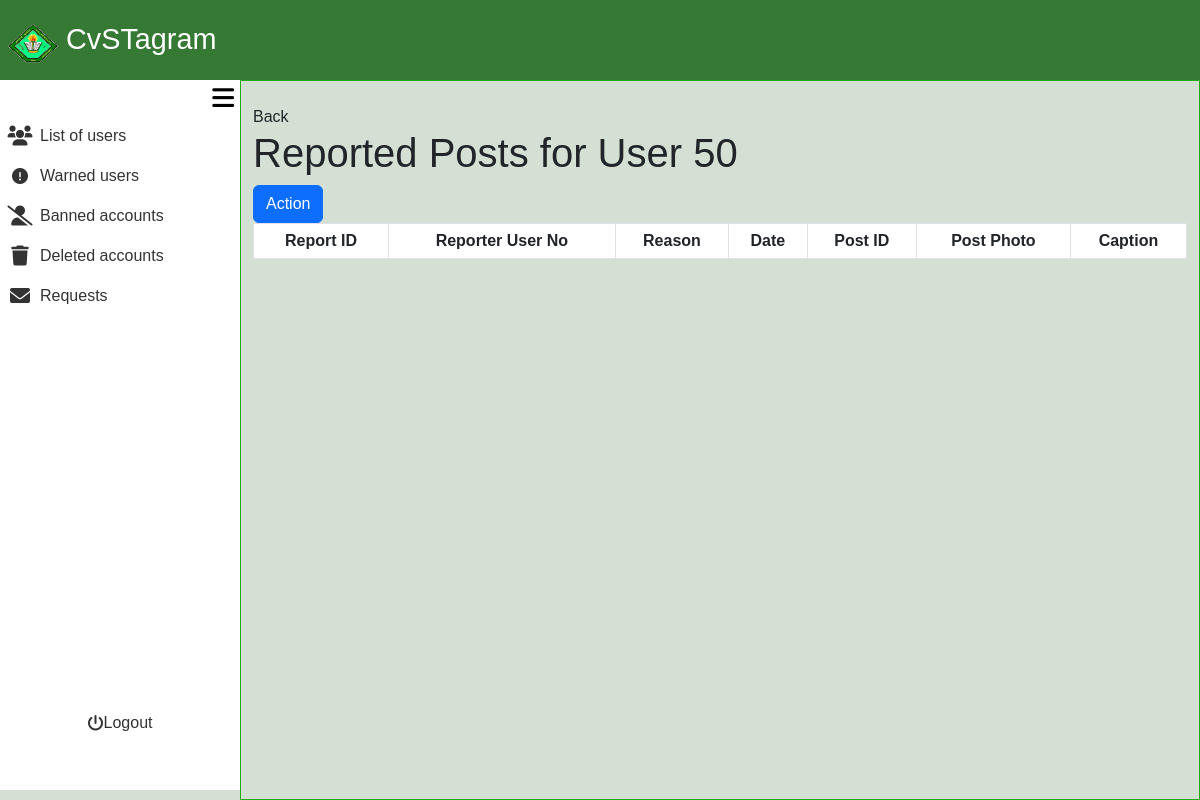
/admin_area/review_post.php?user_no=50 (signed in), run on an earlier commit of the app's database.
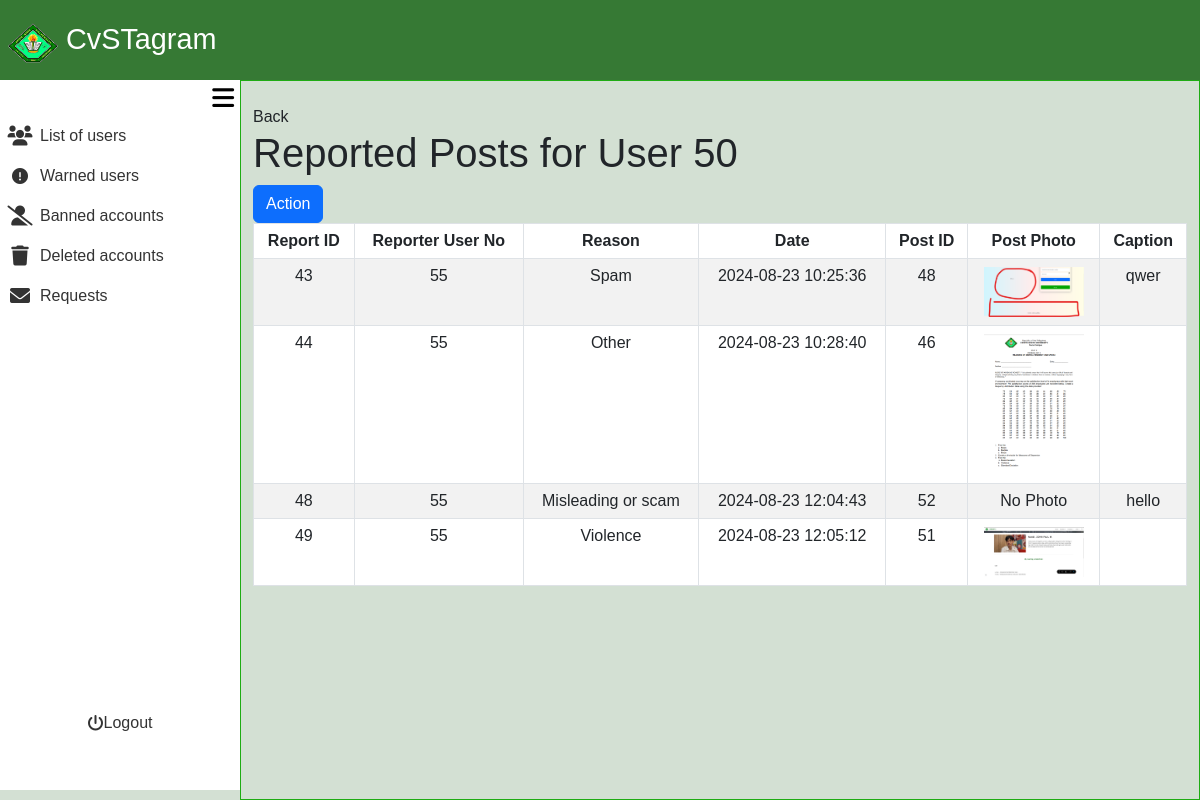
And on a later commit of the database.
### tables this page shows
CREATE TABLE `post_reports` (
  `report_id` int(11) NOT NULL,
  `post_id` int(11) NOT NULL,
  `user_no` int(11) NOT NULL,
  `reporter_user_no` int(11) NOT NULL,
  `report_reason` varchar(100) NOT NULL,
  `report_date` timestamp NOT NULL DEFAULT current_timestamp()
);

CREATE TABLE `posts` (
  `post_id` int(11) NOT NULL,
  `user_no` int(11) DEFAULT NULL,
  `relation` varchar(10) DEFAULT NULL,
  `services` varchar(10) DEFAULT NULL,
  `caption` text DEFAULT NULL,
  `postphoto` varchar(255) DEFAULT NULL,
  `timestamp` timestamp NOT NULL DEFAULT current_timestamp()
);

### admin_area/review_post.php (the view, shortened to what this page needs)
<?php
require_once '../include/connect.php';
require_once '../include/bootsrap.php';
?>
<!DOCTYPE html>
<html lang="en">
<head>
    <link rel="stylesheet" href="admin_dashbaord.css?v=<?php echo time(); ?>">
</head>
<body>
<div class="container-fluid screen">
    <div class="container-fluid nav">
        <nav class="navbar">
            <div class="container-fluid navtexticon">
                <a class="navbar-brand px-2" href="#">
                <img src="../images/Cavite_State_University_(CvSU).png" alt="Logo" width="50" height="40" class="d-inline-block align-text-top">
                CvSTagram
                </a>
            </div>
        </nav>
    </div>
    <div class="container-fluid contbody">
        <div class="container-fluid sidenav">
            <div class="container-fluid menubutton">
            <button onclick="toggleSidenav()"><i class="fa-solid fa-bars"></i></button>
            </div>
            <div class="container-fluid featurescont">
                <div class="container-fluid buttonlinkside">
                    <div class="row">
                        <div class="col">
                            <ul>
                                <li>
                                    <a href="list_of_users.php">
                                        <div class="container-fluid listofusers">
                                            <div class="container-fluid listusericon">
                                                 <i class="fa-solid fa-users fa-lg"></i>
                                            </div>
                                            <div class="container-fluid listofusersname">
                                                List of users
                                            </div>
                                        </div>
                                    </a>
                                </li>
                            </ul>
                        </div>
                    </div>
                    <div class="row">
                        <div class="col">
                            <ul>
                                <li>
                                    <a href="warned_user.php">
                                        <div class="container-fluid listofusers">
                                            <div class="container-fluid listusericon">
                                            <i class="fa-solid fa-circle-exclamation"></i>
                                            </div>
                                            <div class="container-fluid listofusersname">
                                                Warned users
                                            </div>
                                        </div>
                                    </a>
                                </li>
                            </ul>
                        </div>
                    </div>
                    <div class="row">
                        <div class="col">
                            <ul>
                                <li>
                                    <a href="banned_user.php">
                                        <div class="container-fluid Bannedaccounts">
                                            <div class="container-fluid Bannedaccountsicon">
                                            <i class="fa-solid fa-user-slash fa-lg"></i>
                                            </div>
                                            <div class="container-fluid Bannedaccountsname">
                                                Banned accounts
                                            </div>
                                        </div>
                                    </a>
                                </li>
                            </ul>
                        </div>
                    </div>
                    <div class="row">
                        <div class="col">
                                <ul>
                                    <li>
                                        <a href="">
                                            <div class="container-fluid Deletedaccounts">
                                                <div class="container-fluid Deletedaccountsicon">
                                                <i class="fa-solid fa-trash fa-lg"></i>
                                                </div>
                                                <div class="container-fluid Deletedaccountsname">
                                                    Deleted accounts
                                                </div>
                                            </div>
                                        </a>
                                    </li>
                                </ul>
                            </div>
                        </div>
                        <div class="row">
                            <div class="col">
                                <ul>
                                    <li>
                                        <a href="">
                                            <div class="container-fluid Deletedaccounts">
                                                <div class="container-fluid Deletedaccountsicon">
                                                <i class="fa-solid fa-envelope fa-lg"></i>
                                                </div>
                                                <div class="container-fluid Deletedaccountsname">
                                                        Requests
                                                </div>
                                            </div>
                                        </a>
                                    </li>
                                </ul>
                            </div>
                        </div>
                    </div>
                <div class="container-fluid logoutcont">
                        <div class="row">
                            <div class="col">
                                <ul>
                                    <li>
                                        <a href="">
                                            <div class="container-fluid Deletedaccounts" style="border-radius: 10px;">
                                                <div class="container-fluid Deletedaccountsicon">
                                                <i class="fa-solid fa-power-off"></i>
                                                </div>
                                                <div class="container-fluid Deletedaccountsname">
                                                    <a href="admin_logout.php">Logout</a>
                                                </div>
                                            </div>
                                        </a>
                                    </li>
                                </ul>
                            </div>
                        </div>
                </div>
            </div>
        </div>
        <div class="container-fluid content">
        <?php
$user_no = isset($_GET['user_no']) ? intval($_GET['user_no']) : 0;
$query = "SELECT
    pr.report_id,
    pr.reporter_user_no,
    pr.report_reason,
    pr.report_date,
    p.post_id,
    ur.user_no,
    ur.fname,
    ur.lname,
    p.postphoto,
    p.caption
FROM
    post_reports pr
JOIN
    posts p ON pr.post_id = p.post_id
JOIN
    user_registration ur ON pr.user_no = ur.user_no
WHERE
    ur.user_no = ?";
$stmt = $con->prepare($query);
$stmt->bind_param('i', $user_no);
$stmt->execute();
$reports = $stmt->get_result();
?>
    <div class="container mt-4">
        <a href="../admin_area/list_of_users.php">Back</a>
        <h1>Reported Posts for User <?php echo htmlspecialchars($user_no); ?></h1>
        <a href="admin_action.php?user_no=<?php echo htmlspecialchars($user_no); ?>"><button class="btn btn-primary">Action</button></a>
        <table class="table table-bordered table-striped">
            <thead>
                <tr>
                    <th scope="col">Report ID</th>
                    <th scope="col">Reporter User No</th>
                    <th scope="col">Reason</th>
                    <th scope="col">Date</th>
                    <th scope="col">Post ID</th>
                    <th scope="col">Post Photo</th>
                    <th scope="col">Caption</th>
                </tr>
            </thead>
            <tbody>
                <?php while ($report = $reports->fetch_assoc()): ?>
                    <tr>
                        <td><?php echo htmlspecialchars($report['report_id']); ?></td>
                        <td><?php echo htmlspecialchars($report['reporter_user_no']); ?></td>
                        <td><?php echo htmlspecialchars($report['report_reason']); ?></td>
                        <td><?php echo htmlspecialchars($report['report_date']); ?></td>
                        <td><?php echo htmlspecialchars($report['post_id']); ?></td>
                        <td>
                            <?php if ($report['postphoto']): ?>
                                <img src="../include/posts_images/<?php echo htmlspecialchars($report['postphoto']); ?>" alt="Post Photo" width="100">
                            <?php else: ?>
                                No Photo
                            <?php endif; ?>
                        </td>
                        <td><?php echo htmlspecialchars($report['caption']); ?></td>
                    </tr>
                <?php endwhile; ?>
            </tbody>
        </table>
    </div>
        </div>
    </div>
</div>
</body>
</html>

### include/bootsrap.php (shortened to what this page needs)
<link href="https://cdn.jsdelivr.net/npm/bootstrap@5.3.3/dist/css/bootstrap.min.css" rel="stylesheet">
<link href="https://cdn.jsdelivr.net/npm/bootstrap@5.3.0/dist/css/bootstrap.min.css" rel="stylesheet">
<link rel="stylesheet" href="https://cdn.jsdelivr.net/npm/bootstrap-icons@1.11.3/font/bootstrap-icons.min.css">
    <link rel="stylesheet" href="https://cdnjs.cloudflare.com/ajax/libs/font-awesome/6.0.0-beta3/css/all.min.css">
<link href="https://cdn.jsdelivr.net/npm/air-datepicker@3.5.3/air-datepicker.min.css" rel="stylesheet">

### admin_area/admin_dashbaord.css (style rules this page uses)
body { font-family: Arial, Helvetica, sans-serif; padding: 0; margin: 0; background-color: #D3E0D3; }
ul, li, a { text-decoration: none; list-style-type: none; color: inherit; padding: 0; }
.container-fluid { padding: 0; }
.screen { height: 100vh; width: 100%; display: flex; flex-direction: column; }
.nav { height: 10vh; width: 100%; padding: 0; background-color: #367934; }
.contbody { display: flex; flex: 1; }
.sidenav { position: fixed; top: 10vh; left: 0; height: calc(90vh - 10px); width: 20%; transition: width 0.3s; background-color: #fff; z-index: 1000; }
.navtexticon a { color: #fff; font-size: 1.8rem; }
.menubutton { height: 5%; width: 100%; display: flex; align-items: center; justify-content: flex-end; }
.menubutton button { border: none; background-color: transparent; font-size: 25px; }
.content { margin-left: 20%; width: 80%; transition: width 0.3s, margin-left 0.3s; border: 1px solid rgb(31, 172, 20); min-height: 90%; height: auto; }
.featurescont { height: 90%; }
.buttonlinkside { height: 90%; }
.logoutcont { width: 100%; height: 10%; display: flex; align-items: center; justify-content: center; }
.Deletedaccountsname, .Bannedaccountsname, .listofusersname { height: 100%; width: 100%; display: flex; align-items: center; justify-content: flex-start; }
.Deletedaccounts, .Bannedaccounts, .listofusers { transition: background-color 0.3s ease; border-radius: 0 10px 10px 0; flex: 0 0 auto; padding: 0; height: 100%; display: flex; align-items: center; justify-content: flex-start; flex-direction: row; }
.Deletedaccountsicon, .Bannedaccountsicon, .listusericon { width: 20%; height: 100%; display: flex; align-items: center; justify-content: center; }
.Deletedaccounts, .Bannedaccounts, .listofusers { color: #333; }
.table th, .table td { text-align: center; }

What changed in the data, as far as the page shows it:
added post_reports: report_id "43", reporter_user_no "55", report_reason "Spam", report_date "2024-08-23 10:25:36", post.post_id "48", post.postphoto (picture), post.caption "qwer"
added post_reports: report_id "44", reporter_user_no "55", report_reason "Other", report_date "2024-08-23 10:28:40", post.post_id "46", post.postphoto (picture)
added post_reports: report_id "48", reporter_user_no "55", report_reason "Misleading or scam", report_date "2024-08-23 12:04:43", post.post_id "52", shows "No Photo", post.caption "hello"
added post_reports: report_id "49", reporter_user_no "55", report_reason "Violence", report_date "2024-08-23 12:05:12", post.post_id "51", post.postphoto (picture)
